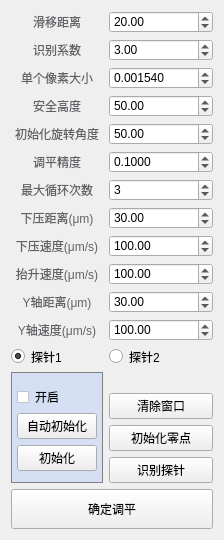
      <widget class="QWidget" name="level_2">
       <property name="toolTipDuration">
        <number>-1</number>
       </property>
       <property name="styleSheet">
        <string notr="true">QWidget#level_2{
		background-color:#d4dff3;
		border:1px solid #d4dff3; }

</string>
       </property>
       <attribute name="title">
        <string>针痕调平</string>
       </attribute>
       <layout class="QGridLayout" name="gridLayout_2">
        <item row="19" column="1">
         <widget class="QDoubleSpinBox" name="Z_UPSpeed">
          <property name="minimumSize">
           <size>
            <width>0</width>
            <height>20</height>
           </size>
          </property>
          <property name="styleSheet">
           <string notr="true"/>
          </property>
          <property name="decimals">
           <number>2</number>
          </property>
          <property name="maximum">
           <double>10000.000000000000000</double>
          </property>
          <property name="value">
           <double>100.000000000000000</double>
          </property>
         </widget>
        </item>
        <item row="4" column="1">
         <widget class="QDoubleSpinBox" name="PixelSize">
          <property name="minimumSize">
           <size>
            <width>0</width>
            <height>20</height>
           </size>
          </property>
          <property name="styleSheet">
           <string notr="true"/>
          </property>
          <property name="decimals">
           <number>6</number>
          </property>
          <property name="maximum">
           <double>10000.000000000000000</double>
          </property>
          <property name="value">
           <double>0.001540000000000</double>
          </property>
         </widget>
        </item>
        <item row="21" column="1">
         <widget class="QDoubleSpinBox" name="Y_Disp">
          <property name="minimumSize">
           <size>
            <width>0</width>
            <height>20</height>
           </size>
          </property>
          <property name="styleSheet">
           <string notr="true"/>
          </property>
          <property name="decimals">
           <number>2</number>
          </property>
          <property name="maximum">
           <double>10000.000000000000000</double>
          </property>
          <property name="value">
           <double>30.000000000000000</double>
          </property>
         </widget>
        </item>
        <item row="11" column="1">
         <widget class="QDoubleSpinBox" name="maxCycles">
          <property name="minimumSize">
           <size>
            <width>0</width>
            <height>20</height>
           </size>
          </property>
          <property name="styleSheet">
           <string notr="true"/>
          </property>
          <property name="decimals">
           <number>0</number>
          </property>
          <property name="maximum">
           <double>10000.000000000000000</double>
          </property>
          <property name="value">
           <double>3.000000000000000</double>
          </property>
         </widget>
        </item>
        <item row="1" column="0">
         <widget class="QLabel" name="label_28">
          <property name="font">
           <font>
            <family>Microsoft YaHei</family>
            <pointsize>9</pointsize>
            <weight>50</weight>
            <italic>false</italic>
            <bold>false</bold>
           </font>
          </property>
          <property name="styleSheet">
           <string notr="true">font:9pt;
color: #606266;

border: none;</string>
          </property>
          <property name="text">
           <string>滑移距离</string>
          </property>
          <property name="alignment">
           <set>Qt::AlignCenter</set>
          </property>
         </widget>
        </item>
        <item row="19" column="0">
         <widget class="QLabel" name="label_26">
          <property name="styleSheet">
           <string notr="true">color: #606266;
border: none;
font: 9pt &quot;Microsoft YaHei&quot;;</string>
          </property>
          <property name="text">
           <string>抬升速度(μm/s)</string>
          </property>
          <property name="alignment">
           <set>Qt::AlignCenter</set>
          </property>
         </widget>
        </item>
        <item row="10" column="0">
         <widget class="QLabel" name="label_21">
          <property name="styleSheet">
           <string notr="true">color: #606266;
border: none;
font: 9pt &quot;Microsoft YaHei&quot;;</string>
          </property>
          <property name="text">
           <string>调平精度</string>
          </property>
          <property name="alignment">
           <set>Qt::AlignCenter</set>
          </property>
         </widget>
        </item>
        <item row="16" column="1">
         <widget class="QDoubleSpinBox" name="downSpeed">
          <property name="minimumSize">
           <size>
            <width>0</width>
            <height>20</height>
           </size>
          </property>
          <property name="styleSheet">
           <string notr="true"/>
          </property>
          <property name="decimals">
           <number>2</number>
          </property>
          <property name="maximum">
           <double>10000.000000000000000</double>
          </property>
          <property name="value">
           <double>100.000000000000000</double>
          </property>
         </widget>
        </item>
        <item row="23" column="0">
         <widget class="QLabel" name="label_30">
          <property name="styleSheet">
           <string notr="true">color: #606266;
font: 9pt &quot;Microsoft YaHei&quot;;
border: none;</string>
          </property>
          <property name="text">
           <string>Y轴速度(μm/s)</string>
          </property>
          <property name="alignment">
           <set>Qt::AlignCenter</set>
          </property>
         </widget>
        </item>
        <item row="30" column="1">
         <widget class="QPushButton" name="initZero">
          <property name="minimumSize">
           <size>
            <width>0</width>
            <height>20</height>
           </size>
          </property>
          <property name="styleSheet">
           <string notr="true"/>
          </property>
          <property name="text">
           <string>初始化零点</string>
          </property>
         </widget>
        </item>
        <item row="6" column="0">
         <widget class="QLabel" name="label_33">
          <property name="styleSheet">
           <string notr="true">color: #606266;
border: none;
font: 9pt &quot;Microsoft YaHei&quot;;</string>
          </property>
          <property name="text">
           <string>安全高度</string>
          </property>
          <property name="alignment">
           <set>Qt::AlignCenter</set>
          </property>
         </widget>
        </item>
        <item row="10" column="1">
         <widget class="QDoubleSpinBox" name="ratio">
          <property name="minimumSize">
           <size>
            <width>0</width>
            <height>20</height>
           </size>
          </property>
          <property name="styleSheet">
           <string notr="true"/>
          </property>
          <property name="decimals">
           <number>4</number>
          </property>
          <property name="maximum">
           <double>10000.000000000000000</double>
          </property>
          <property name="value">
           <double>0.100000000000000</double>
          </property>
         </widget>
        </item>
        <item row="28" column="0" rowspan="4">
         <widget class="QGroupBox" name="groupBox">
          <property name="styleSheet">
           <string notr="true">QGroupBox{
		border:1px solid grey;
		background-color:#d4dff3; }

</string>
          </property>
          <property name="title">
           <string/>
          </property>
          <layout class="QGridLayout" name="gridLayout_11">
           <property name="leftMargin">
            <number>3</number>
           </property>
           <property name="rightMargin">
            <number>3</number>
           </property>
           <item row="2" column="0">
            <widget class="QPushButton" name="autoInit">
             <property name="minimumSize">
              <size>
               <width>0</width>
               <height>20</height>
              </size>
             </property>
             <property name="styleSheet">
              <string notr="true"/>
             </property>
             <property name="text">
              <string>自动初始化</string>
             </property>
            </widget>
           </item>
           <item row="1" column="0">
            <widget class="QCheckBox" name="openAutoInit">
             <property name="minimumSize">
              <size>
               <width>0</width>
               <height>20</height>
              </size>
             </property>
             <property name="styleSheet">
              <string notr="true">QCheckBox::indicator {
    width: 10px;
    height: 10px;
    border: 1px solid #C0C4CC;
    background: white;
}

QCheckBox::indicator:checked {
    background-color: #3A7AFE;
}</string>
             </property>
             <property name="text">
              <string>开启</string>
             </property>
            </widget>
           </item>
           <item row="3" column="0">
            <widget class="QPushButton" name="InitProbe">
             <property name="minimumSize">
              <size>
               <width>0</width>
               <height>20</height>
              </size>
             </property>
             <property name="styleSheet">
              <string notr="true"/>
             </property>
             <property name="text">
              <string>初始化</string>
             </property>
            </widget>
           </item>
          </layout>
         </widget>
        </item>
        <item row="1" column="1">
         <widget class="QDoubleSpinBox" name="SlipDistance">
          <property name="minimumSize">
           <size>
            <width>0</width>
            <height>20</height>
           </size>
          </property>
          <property name="styleSheet">
           <string notr="true"/>
          </property>
          <property name="decimals">
           <number>2</number>
          </property>
          <property name="maximum">
           <double>10000.000000000000000</double>
          </property>
          <property name="value">
           <double>20.000000000000000</double>
          </property>
         </widget>
        </item>
        <item row="4" column="0">
         <widget class="QLabel" name="label_31">
          <property name="styleSheet">
           <string notr="true">font: 9pt &quot;Microsoft YaHei&quot;;
color: #606266;
border: none;</string>
          </property>
          <property name="text">
           <string>单个像素大小</string>
          </property>
          <property name="alignment">
           <set>Qt::AlignCenter</set>
          </property>
         </widget>
        </item>
        <item row="3" column="1">
         <widget class="QDoubleSpinBox" name="ProbeMark_Distance">
          <property name="minimumSize">
           <size>
            <width>0</width>
            <height>20</height>
           </size>
          </property>
          <property name="styleSheet">
           <string notr="true"/>
          </property>
          <property name="decimals">
           <number>2</number>
          </property>
          <property name="maximum">
           <double>10000.000000000000000</double>
          </property>
          <property name="value">
           <double>3.000000000000000</double>
          </property>
         </widget>
        </item>
        <item row="12" column="0">
         <widget class="QLabel" name="label_16">
          <property name="styleSheet">
           <string notr="true">color: #606266;
border: none;
font: 9pt &quot;Microsoft YaHei&quot;;</string>
          </property>
          <property name="text">
           <string>下压距离(μm)</string>
          </property>
          <property name="alignment">
           <set>Qt::AlignCenter</set>
          </property>
         </widget>
        </item>
        <item row="21" column="0">
         <widget class="QLabel" name="label_29">
          <property name="styleSheet">
           <string notr="true">color: #606266;
border: none;
font: 9pt &quot;Microsoft YaHei&quot;;</string>
          </property>
          <property name="text">
           <string>Y轴距离(μm)</string>
          </property>
          <property name="alignment">
           <set>Qt::AlignCenter</set>
          </property>
         </widget>
        </item>
        <item row="6" column="1">
         <widget class="QDoubleSpinBox" name="safeHeight">
          <property name="minimumSize">
           <size>
            <width>0</width>
            <height>20</height>
           </size>
          </property>
          <property name="styleSheet">
           <string notr="true"/>
          </property>
          <property name="decimals">
           <number>2</number>
          </property>
          <property name="maximum">
           <double>10000.000000000000000</double>
          </property>
          <property name="value">
           <double>50.000000000000000</double>
          </property>
         </widget>
        </item>
        <item row="23" column="1">
         <widget class="QDoubleSpinBox" name="Y_Speed">
          <property name="minimumSize">
           <size>
            <width>0</width>
            <height>20</height>
           </size>
          </property>
          <property name="styleSheet">
           <string notr="true"/>
          </property>
          <property name="decimals">
           <number>2</number>
          </property>
          <property name="maximum">
           <double>10000.000000000000000</double>
          </property>
          <property name="value">
           <double>100.000000000000000</double>
          </property>
         </widget>
        </item>
        <item row="26" column="1">
         <widget class="QRadioButton" name="probe2">
          <property name="styleSheet">
           <string notr="true">border-color: rgba(255, 255, 255, 0);</string>
          </property>
          <property name="text">
           <string>探针2</string>
          </property>
         </widget>
        </item>
        <item row="32" column="0" colspan="2">
         <widget class="QPushButton" name="startLevel_2">
          <property name="minimumSize">
           <size>
            <width>0</width>
            <height>40</height>
           </size>
          </property>
          <property name="styleSheet">
           <string notr="true"/>
          </property>
          <property name="text">
           <string>确定调平</string>
          </property>
         </widget>
        </item>
        <item row="29" column="1">
         <widget class="QPushButton" name="clear">
          <property name="minimumSize">
           <size>
            <width>0</width>
            <height>20</height>
           </size>
          </property>
          <property name="styleSheet">
           <string notr="true"/>
          </property>
          <property name="text">
           <string>清除窗口</string>
          </property>
         </widget>
        </item>
        <item row="11" column="0">
         <widget class="QLabel" name="label_22">
          <property name="styleSheet">
           <string notr="true">color: #606266;
border: none;
font: 9pt &quot;Microsoft YaHei&quot;;</string>
          </property>
          <property name="text">
           <string>最大循环次数</string>
          </property>
          <property name="alignment">
           <set>Qt::AlignCenter</set>
          </property>
         </widget>
        </item>
        <item row="7" column="0">
         <widget class="QLabel" name="label_27">
          <property name="styleSheet">
           <string notr="true">color: #606266;
border: none;
font: 9pt &quot;Microsoft YaHei&quot;;</string>
          </property>
          <property name="text">
           <string>初始化旋转角度</string>
          </property>
          <property name="alignment">
           <set>Qt::AlignCenter</set>
          </property>
         </widget>
        </item>
        <item row="12" column="1">
         <widget class="QDoubleSpinBox" name="depth">
          <property name="minimumSize">
           <size>
            <width>0</width>
            <height>20</height>
           </size>
          </property>
          <property name="styleSheet">
           <string notr="true"/>
          </property>
          <property name="decimals">
           <number>2</number>
          </property>
          <property name="maximum">
           <double>10000.000000000000000</double>
          </property>
          <property name="value">
           <double>30.000000000000000</double>
          </property>
         </widget>
        </item>
        <item row="3" column="0">
         <widget class="QLabel" name="label_32">
          <property name="font">
           <font>
            <family>Microsoft YaHei</family>
            <pointsize>9</pointsize>
            <weight>50</weight>
            <italic>false</italic>
            <bold>false</bold>
           </font>
          </property>
          <property name="styleSheet">
           <string notr="true">font:9pt &quot;Microsoft YaHei&quot;;
color: #606266;
border: none;</string>
          </property>
          <property name="text">
           <string>识别系数</string>
          </property>
          <property name="alignment">
           <set>Qt::AlignCenter</set>
          </property>
         </widget>
        </item>
        <item row="16" column="0">
         <widget class="QLabel" name="label_24">
          <property name="styleSheet">
           <string notr="true">color: #606266;
border: none;
font: 9pt &quot;Microsoft YaHei&quot;;</string>
          </property>
          <property name="text">
           <string>下压速度(μm/s)</string>
          </property>
          <property name="alignment">
           <set>Qt::AlignCenter</set>
          </property>
         </widget>
        </item>
        <item row="7" column="1">
         <widget class="QDoubleSpinBox" name="InitAngle">
          <property name="minimumSize">
           <size>
            <width>0</width>
            <height>20</height>
           </size>
          </property>
          <property name="styleSheet">
           <string notr="true"/>
          </property>
          <property name="decimals">
           <number>2</number>
          </property>
          <property name="maximum">
           <double>10000.000000000000000</double>
          </property>
          <property name="value">
           <double>50.000000000000000</double>
          </property>
         </widget>
        </item>
        <item row="31" column="1">
         <widget class="QPushButton" name="manualAngle">
          <property name="minimumSize">
           <size>
            <width>0</width>
            <height>20</height>
           </size>
          </property>
          <property name="styleSheet">
           <string notr="true"/>
          </property>
          <property name="text">
           <string>识别探针</string>
          </property>
         </widget>
        </item>
        <item row="26" column="0">
         <widget class="QRadioButton" name="probe1">
          <property name="styleSheet">
           <string notr="true">border-color: rgba(255, 255, 255, 0);</string>
          </property>
          <property name="text">
           <string>探针1</string>
          </property>
          <property name="checkable">
           <bool>true</bool>
          </property>
          <property name="checked">
           <bool>true</bool>
          </property>
         </widget>
        </item>
       </layout>
      </widget>
